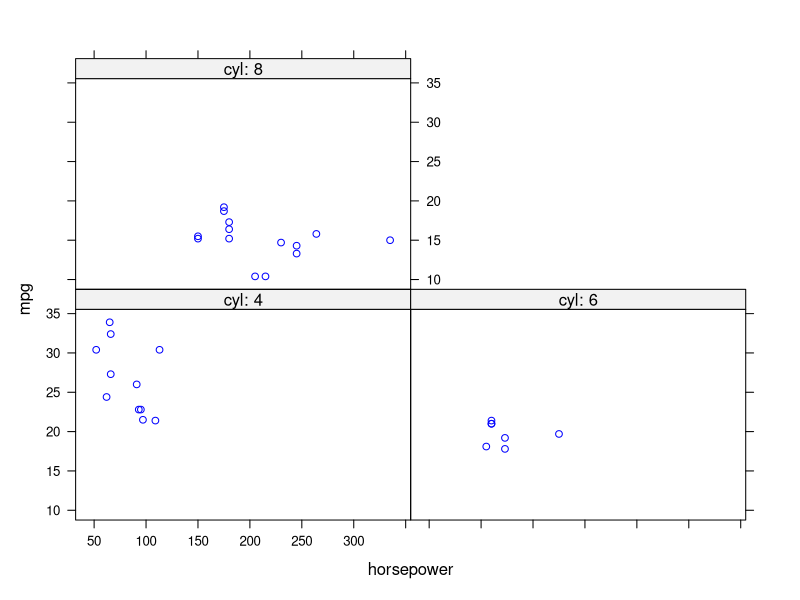

The R source for this figure:
# author: Marion
# project: github tutorial
# ---

# script purpose: make mtcars plots
# ---

# load libraries:
  library(lattice)
# ---

# load data:
  data <- mtcars #dataset to play with
# --
  
# Figure description: miles per gallon by horse power per number of cylinders:
# ---

  xyplot(mpg ~ hp | factor(paste('cyl:',cyl)),
         data = mtcars,
         col = "blue", 
         xlab = "horsepower")

# --- end-of-script --- 